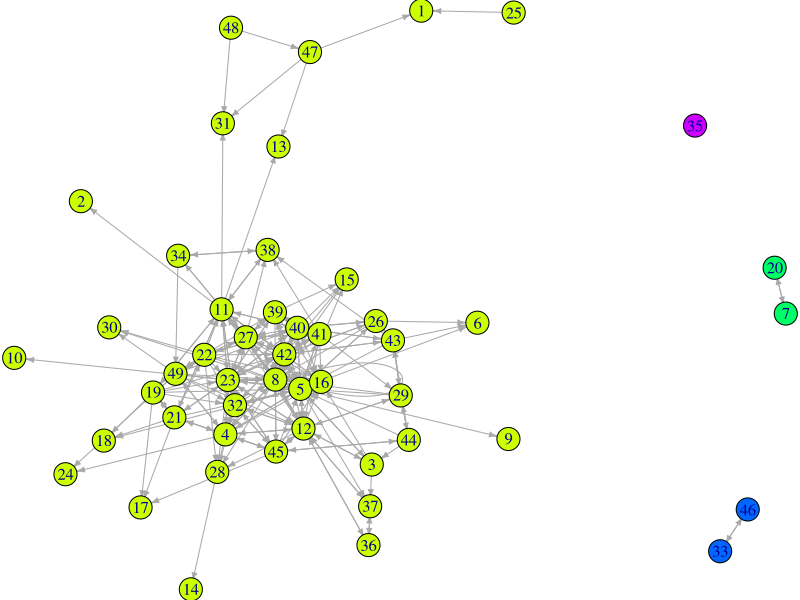
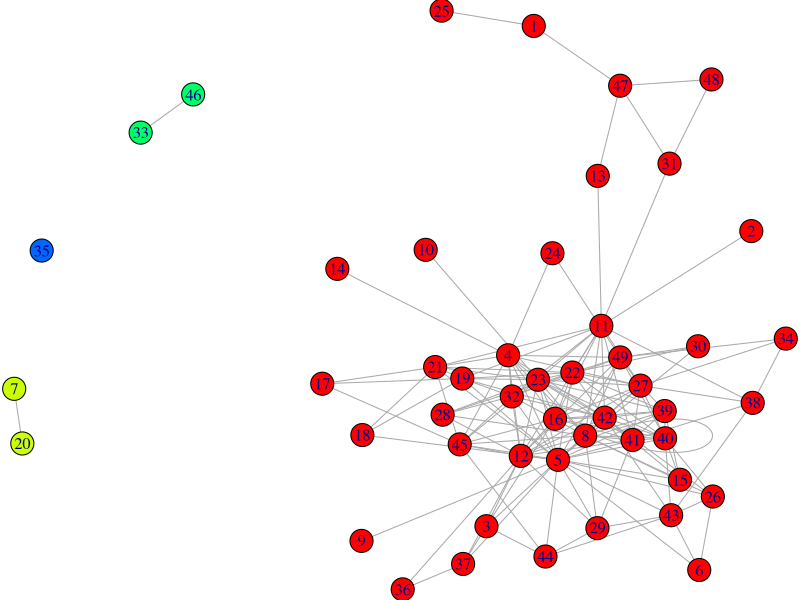

Source code (R) for these figures, in order:
#######################################################################################
#           FDP on NETWORK SCIENCE: FOUNDATION OF SOCIAL NETWORK ANALYSIS             #
#                                (December 03-08, 2018)                               #
#                 Department of Computer Science, University of Delhi                 #
#                                                                                     #
#                                    (DAY 5: Recap)                                   #
#######################################################################################
# 2. Install package(s)
# i) igraph
#install.packages(igraph)
# or install using GUI


# 3. Load package(s)
library(igraph)   # igraph is a library and R package for network analysis.

################### Create Graph from Adjacency List #####################
#Create a directed graph from an adjacency list 

a_list <- list(NULL,     ## Creating the adjacency list
               NULL,
               c(5,12,16,37),
               c(5,8,12,14,16,21,23,24,27,32,42,45,49),
               c(3,4,6,8,9,12,15,18,23,26,27,30,32,37,39,40,41,42),
               NULL,
               c(20),
               c(4,5,8,11,12,23,28,42,45),
               NULL,
               NULL,
               c(2,8,13,16,19,21,23,27,31,32,38,41,42),
               c(3,4,5,8,11,16,23,27,28,29,32,36,37,45),
               NULL,
               NULL,
               c(8),
               NULL,
               NULL,
               NULL,
               c(5,11,17,18,21,22,23,32,42),
               c(7),
               c(4,5,11,17,18,19,22,23),
               c(5,11,16,23,28,27,30,32,39,40,42,49),
               c(4,5,8,10,11,12,16,21,27,28,32,39,40,41,42,45),
               NULL,
               c(1),
               c(5,6,8,40,43,42),
               c(5,8,11,12,16,23,34,38,39,41,42,49),
               NULL,
               c(5,8,12,43,44),
               NULL,
               NULL,
               c(4,5,8,11,12,23,28,42,45),
               c(46),
               c(27,38,49),
               NULL,
               c(12,37),
               c(36,12),
               c(11,34),
               c(5,8,15,16,23,27,40,41,42),
               c(5,8,15,16,22,23,26,27,39,41,42,43),
               c(5,8,11,12,16,27,29,38,39,40,42),
               c(4,5,8,11,12,15,16,23,26,27,32,39,40,41,43),
               c(5,6,40,29,38,42),
               c(29,3,5,43,45),
               c(4,5,8,12,16,17,21,23,32,44),
               c(33),
               c(1,13,31),
               c(31,47),
               c(4,5,8,12,24,30,32,40))
a_list # Prints the adjacency list
names(a_list) <- c(1:49) # Naming vertices, 1:49 for 49 participants
a_list # Prints named adjacency list
g_alist <- graph_from_adj_list(a_list,mode = "out") # Creates a directed graph with outward links
# a_list : adjacency list
# mode   : Whether to create a directed ("in" or "out")/undirected("all")/weighted graph.
g_alist # Prints graph metadata
comps <- components(g_alist)$membership # Finding components and node membership
colbar <- rainbow(max(comps)+1) # Creating a color vector to assign diff colors to nodes based on membership
V(g_alist)$color <- colbar[comps+1] # Setting vertex color attribute

par(mar=c(0,0,0,0)) # Setting plot to have single plots

##### Plotting the graph
plot(g_alist,asp=0,margin = -0.07,vertex.size2 = 3, layout=layout_nicely,
     vertex.label.cex = 1,vertex.size=6, asp = 0,margin=0,edge.arrow.size=0.4,arrow.size=80)


## Since the data collected are of directed nature (who knows whom network, a knows b
## but b may not know a), we need to create a directed graph first. If we want to have 
## undirected graph (friendship network), then convert the directed graph to undirected
## one by "collapsing" the edges. 
##
## NOTE:: You should not create an undirected graph directly from a directed adjacency
## list/matrix/edgelist because it may create wrong links (symmetric link data is 
## absent in input).

# Convert to undirected graph
ug_alist = as.undirected(g_alist, mode = "collapse") # function for converting
ug_alist
comps <- components(ug_alist)$membership
colbar <- rainbow(max(comps)+1)
V(ug_alist)$color <- colbar[comps]

par(mar=c(0,0,0,0))
plot(ug_alist,asp=0,margin = -0.07,vertex.size2 = 3, layout=layout_nicely,
     vertex.label.cex = 1,vertex.size=6, asp = 0,margin=0,edge.arrow.size=0.4,arrow.size=80)


########################################################################################
## TO DO:                                                                             ##
## ======                                                                             ##
##                                                                                    ##
## Compute topological properties, centrality measures, and communities and their     ##
## properties from the above graphs. Also compute their transitivity and check if the ## 
## graphs exihibits small world property and are scale-free.                          ##
##                                                                                    ##
########################################################################################


################################# END OF DAY 5 #########################################
#                               ***************
#                                 ***********
#                                   *******
#                                     ***
#                                      *

